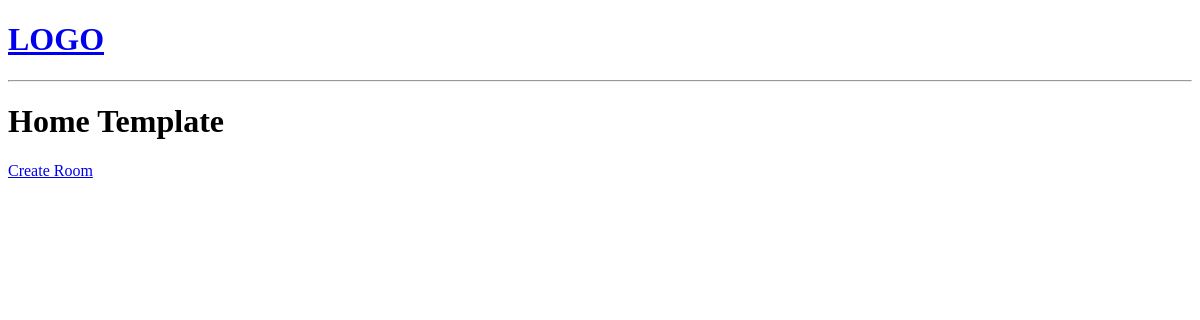
The app's page /, older data.
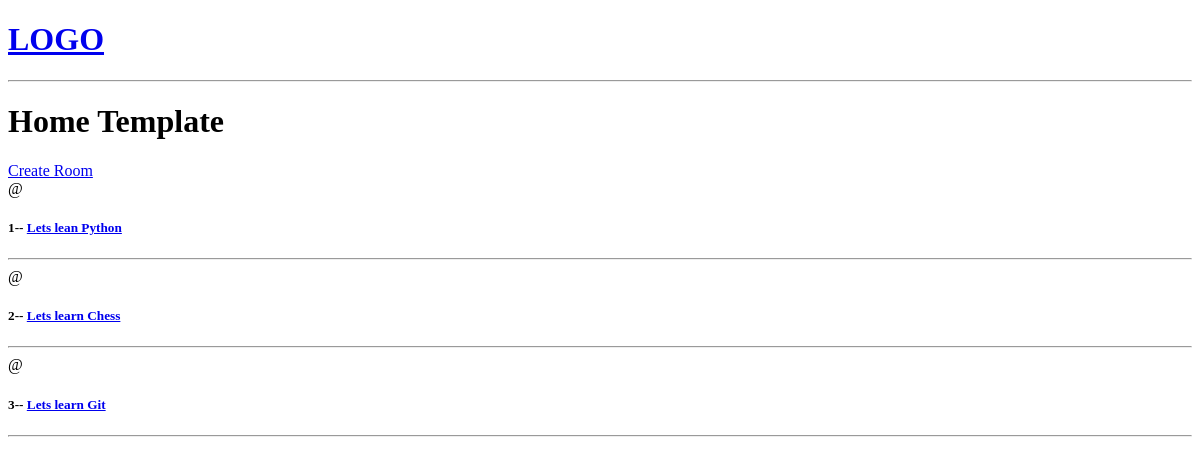
The same page, newer data.
### base/models.py (models this page shows, shortened)
class Room(models.Model):
    host = models.ForeignKey(User, on_delete = models.SET_NULL,null = True)
    topic = models.ForeignKey(Topic, on_delete = models.SET_NULL,null = True)
    name = models.CharField(max_length = 200)
    description = models.TextField(null=True, blank = True)
    updated = models.DateTimeField(auto_now=True)#saves the time stamp everytime
    created = models.DateTimeField(auto_now_add=True)# saves only when created

### base/views.py (the view)
# urls.py: path('',views.home,name="home"),
def home(request):
    rooms = Room.objects.all()
    context = {'rooms':rooms}
    return render(request,'base/home.html',context)

### base/templates/base/home.html (shortened to what this page needs)
{% extends 'main.html' %}
{% block content %}
<h1>Home Template</h1>
<div>
    <a href="{% url 'create-room'%}">Create Room </a>
    <div>
        {% for room  in rooms  %}
        <div>
            <span>@{{room.host.username}}</span>
            <h5>{{room.id}}-- <a href="{% url 'room' room.id %}">{{room.name}}</a></h5>
            <hr>
        </div>
        {% endfor %}
    </div>
</div>
{% endblock content %}

Row changes from the older to the newer data that the page shows:
added Room: id "1", name "Lets lean Python"
added Room: id "2", name "Lets learn Chess"
added Room: id "3", name "Lets learn Git"
